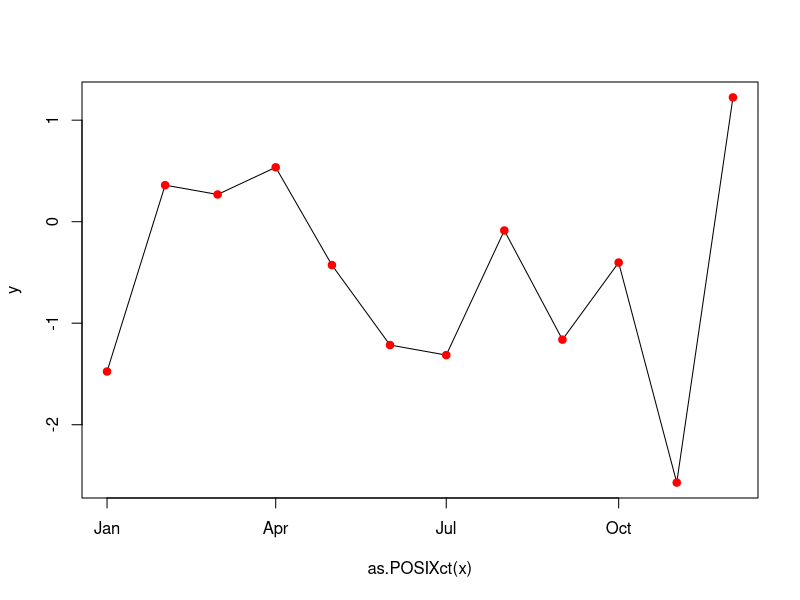
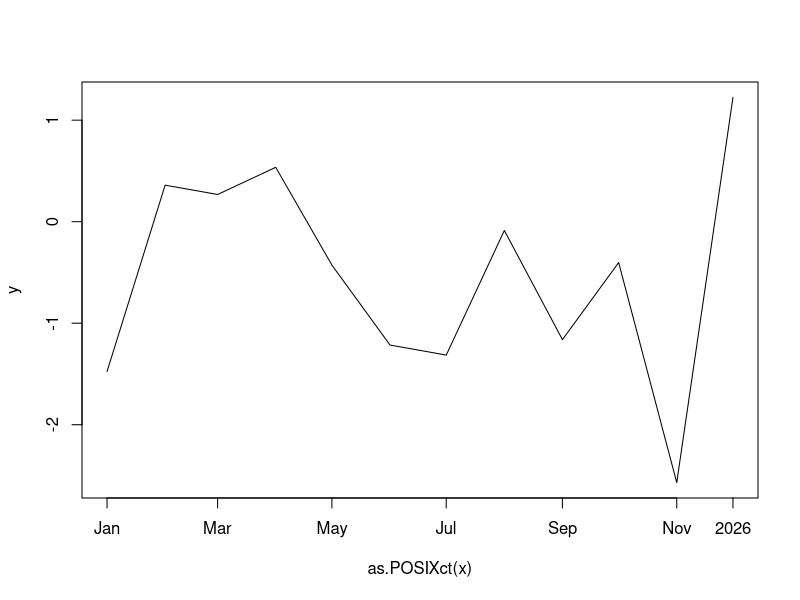

These figures' R source, in order:
# r2py crawler metadata
# package: timeDate
# source_type: rd_example
# topic: graphics-plot.Rd
# source_file: C:\Users\bened\AppData\Local\R\win-library\4.5\timeDate\help
# lines: 12

suppressPackageStartupMessages(library(timeDate))
## timeCalendar
x <- timeCalendar()
y <- rnorm(12)

## Plotting
plot(x, y, type = "l")
points(x, y, pch = 19, col = "red")

plot(x, y, type = "l", xaxt = "n")
axis.timeDate(1, at = x[c(1, 3, 5, 7, 9, 11)], format = "%b")
axis.timeDate(1, at = x[12], format = "%Y")
